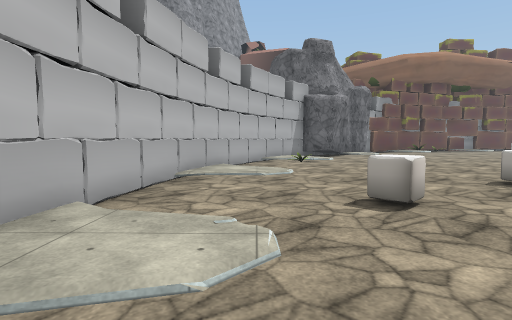
View 1 (above)

24 first-person views from a walk through a Unity game level. The camera is 1.5 m above the floor, tilts 4° down and sees 80° across. The floor is counted in squares, 2 m on a side. Each view is taken from the middle of a square. On the plan, view 1 faces up. The plan holds only what a view shows up to about 10 squares ahead; the rest is blank. The place goes on beyond the plan. The player character is not drawn. Some surface patterns are stand-ins.

View 2
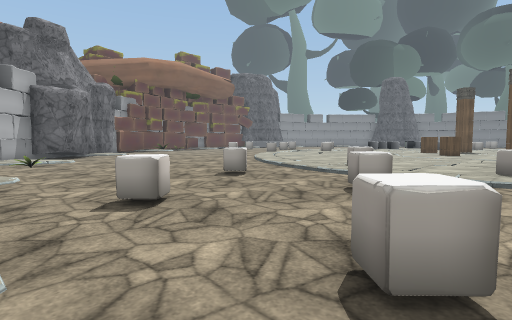

View 3
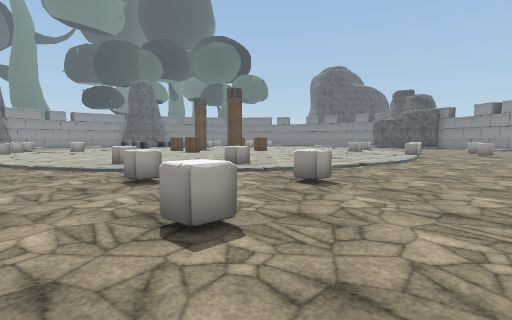

View 4
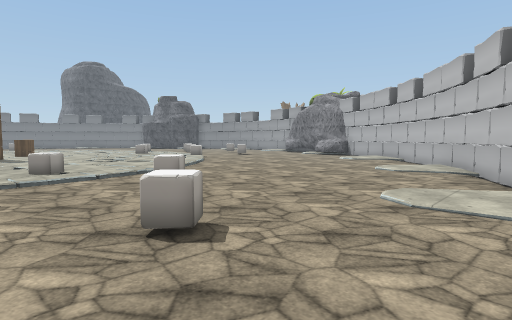

View 5
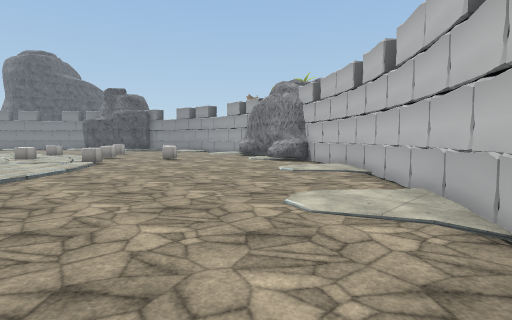

View 6
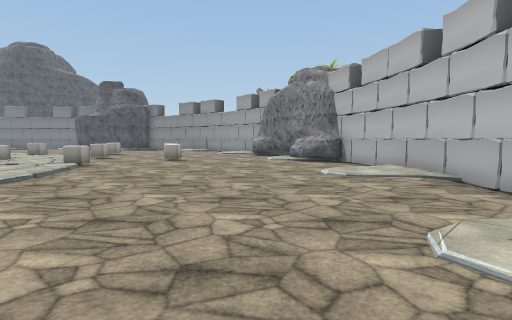

View 7
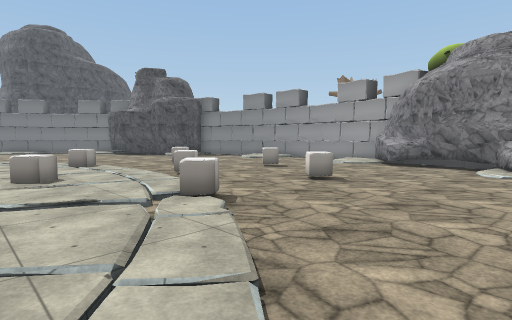

View 8
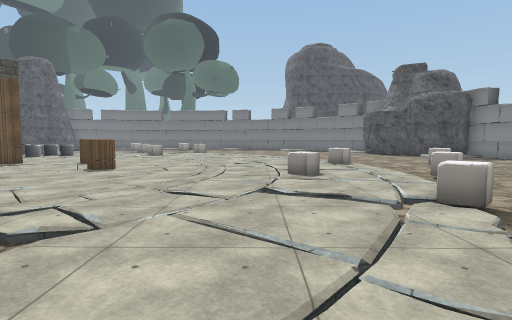

View 9
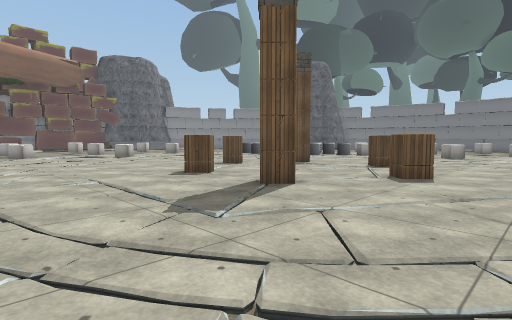

View 10
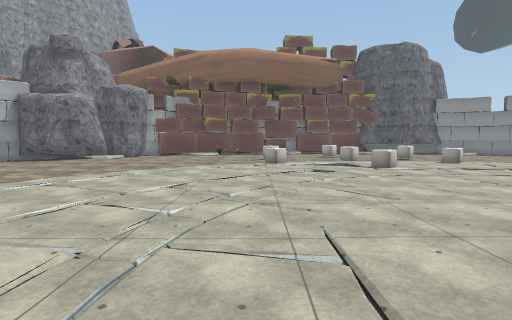

View 11
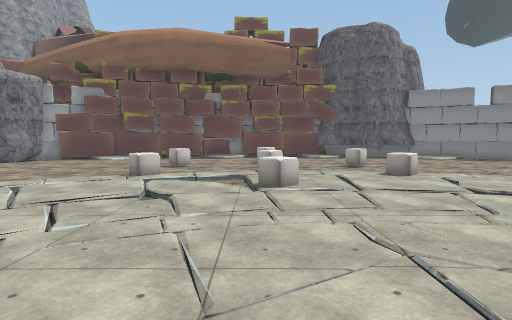

View 12
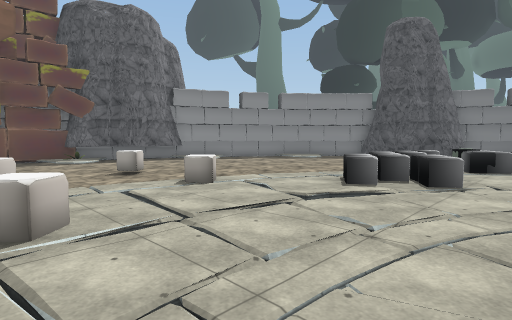

View 13
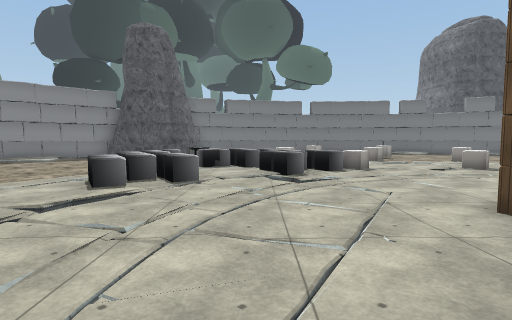

View 14
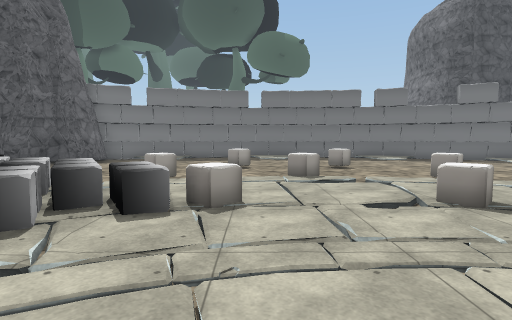

View 15
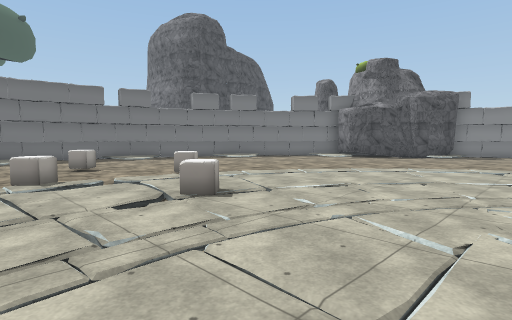

View 16
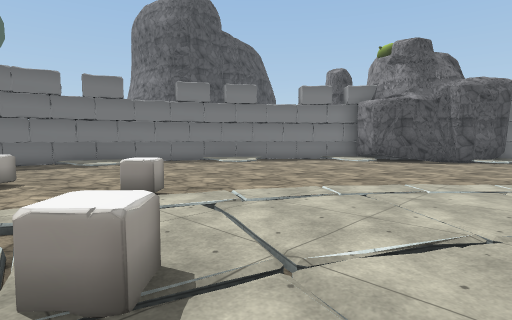

View 17
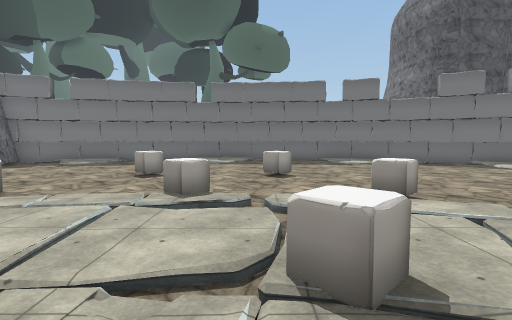

View 18
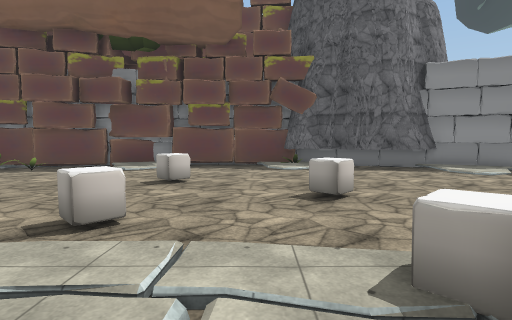

View 19
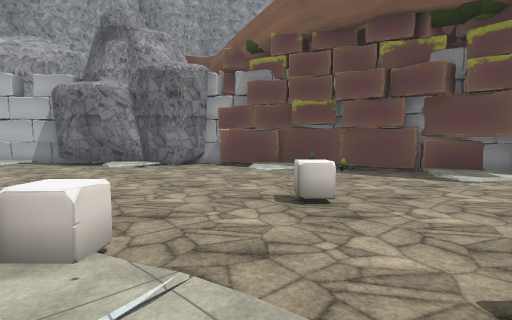

View 20
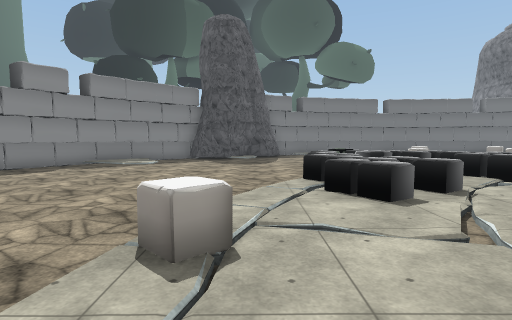

View 21
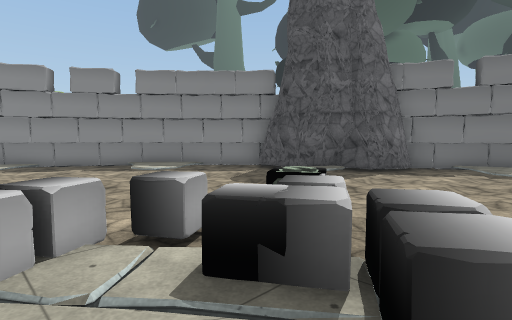

View 22
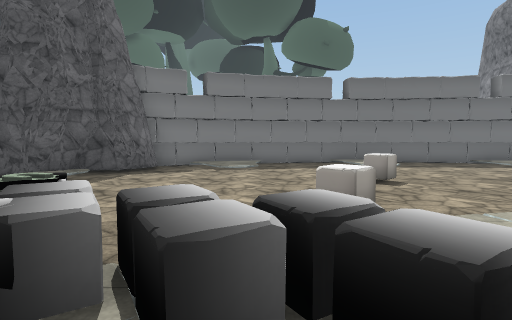

View 23
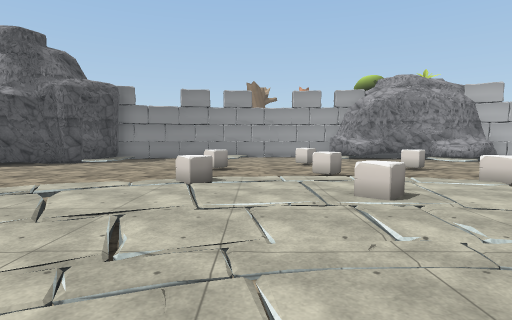

View 24
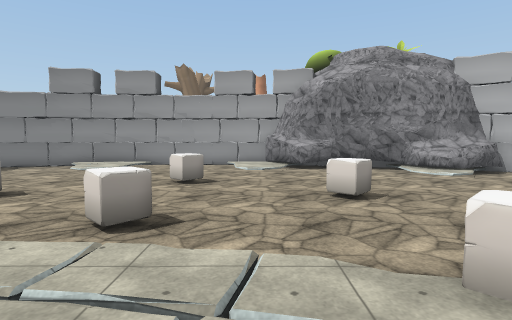

### Floor plan
Key: @ floor where view 1 was taken; # wall or solid block; . main floor; : floor 0.25 m higher than the main floor; / step, stairs or slope; = window, fence, low wall or low ledge; ^ raised ledge; P pillar; O other object.
Columns run from 2 left of view 1 to 32 right of it. Each row starts with its distance up from view 1.
 19              ########
 18           ####/:../#######
 17         ###OO.//.../.../:###
 16        ##.//...........//..##
 15       ##........O........../##
 14       #/......O....O.......:/##
 13    ####/......O....O......./..#
 12    #............O.............#
 11    :/.........O////O/.........##
 10  ##//......./OO//:/O///......./#
  9  #.O.......//::/O::/:^/^#......###
  8  #........//:////:://^^^^O.......#
  7 ##/......///:////////#=:^^......:#
  6 #::/.....//:////:////:/:^^....../
  5 #.....O.//:///:/:/:/://^^=O.......
  4 #...O.../O////:::O::://OO:/..O....
  3 #/..O.../O://::O///P::/OO//..O..//
  2 #::...O./////::::/:::///::O...../
  1  /..O.../O///::PP:/O::/OO//..O....
  0  .@.O.../O:///:::O::::/O://..O....#
 -1  .....O.//:/:/:/::::://///O.......#
 -2   //...../::////:/::////:/....../:#
 -3   //.....///://////::/:://....../
 -4   ........///:////::::///.......
 -5  #.........//:/:OO:::///.........
 -6  ##//......./OO/::/O///.......//#
 -7   #:/.........O////O.........  :#
 -8   ##/...........O...........
 -9    ##.........O....O.......
-10     ##/:......O....O.......
-11      ##/........O.........#
-12       ##..//.........../
-13        #####.../...//..
-14            ####:...:/.^#
-15               ########

Where each view was taken, in squares from view 1:
view 1: 0 up, 0 right, facing up
view 2: 0 up, 0 right, facing up-right
view 3: 0 up, 1 left, facing right
view 4: 2 up, 1 left, facing down-right
view 5: 3 down, 0 right, facing down-right
view 6: 4 down, 2 right, facing down-right
view 7: 4 down, 8 right, facing down-right
view 8: 4 down, 8 right, facing right
view 9: 2 down, 10 right, facing up-right
view 10: 1 up, 11 right, facing up
view 11: 4 up, 14 right, facing up
view 12: 6 up, 14 right, facing up-right
view 13: 6 up, 14 right, facing right
view 14: 3 up, 18 right, facing right
view 15: 3 up, 18 right, facing down-right
view 16: 1 up, 20 right, facing down-right
view 17: 1 up, 20 right, facing right
view 18: 9 up, 16 right, facing up
view 19: 10 up, 14 right, facing up-left
view 20: 10 up, 15 right, facing right
view 21: 6 up, 21 right, facing up-right
view 22: 6 up, 21 right, facing right
view 23: 1 down, 16 right, facing down
view 24: 5 down, 13 right, facing down
